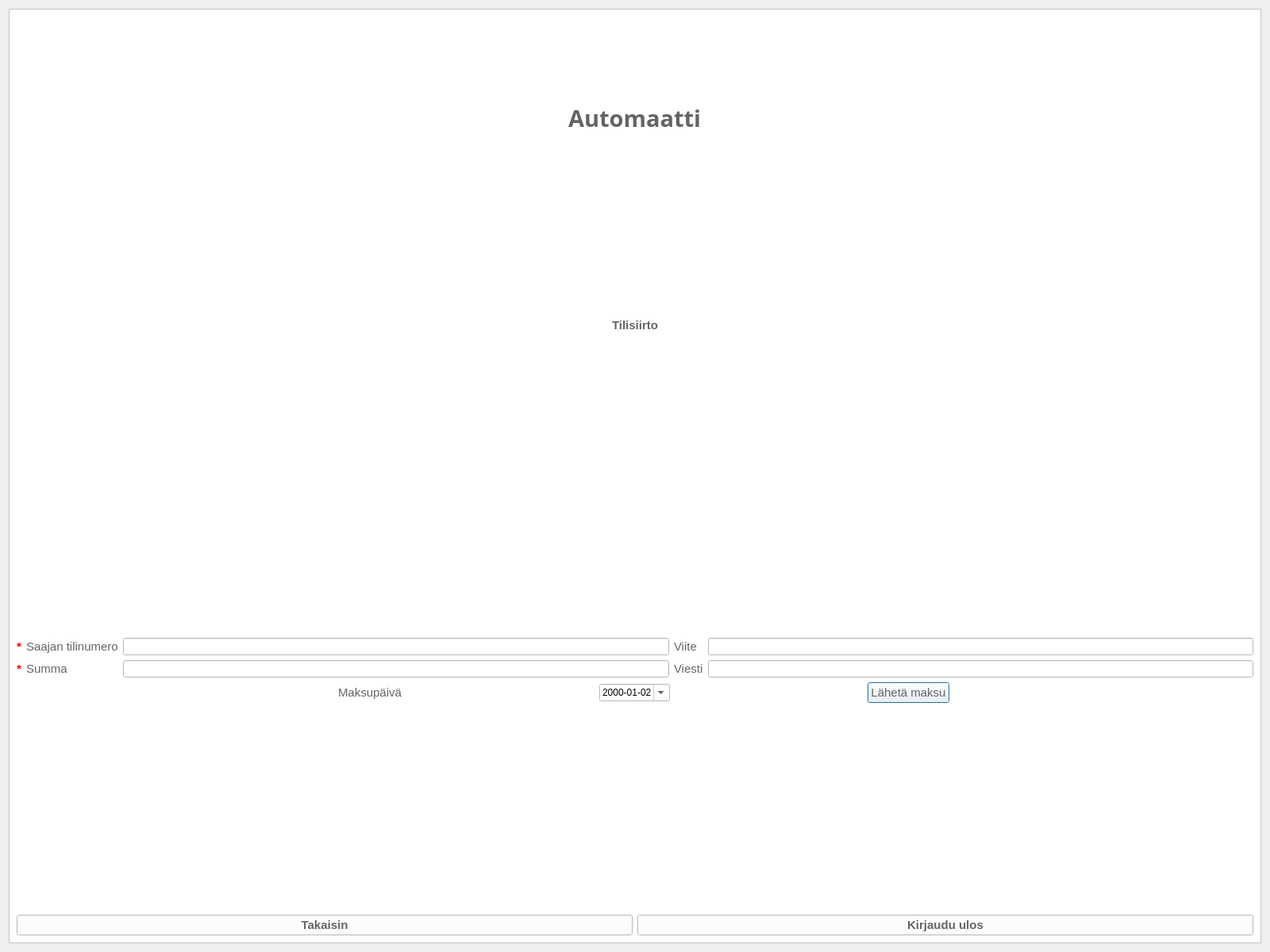
<?xml version="1.0" encoding="UTF-8"?>
<ui version="4.0">
 <class>tilisiirto</class>
 <widget class="QDialog" name="tilisiirto">
  <property name="geometry">
   <rect>
    <x>0</x>
    <y>0</y>
    <width>1600</width>
    <height>1200</height>
   </rect>
  </property>
  <property name="windowTitle">
   <string>Dialog</string>
  </property>
  <layout class="QGridLayout" name="gridLayout_2">
   <item row="0" column="0">
    <widget class="QFrame" name="frame">
     <property name="styleSheet">
      <string notr="true">background-color: rgb(255, 255, 255);</string>
     </property>
     <property name="frameShape">
      <enum>QFrame::StyledPanel</enum>
     </property>
     <property name="frameShadow">
      <enum>QFrame::Raised</enum>
     </property>
     <layout class="QVBoxLayout" name="verticalLayout">
      <item alignment="Qt::AlignHCenter">
       <widget class="QLabel" name="label_2">
        <property name="font">
         <font>
          <family>Arial Black</family>
          <pointsize>22</pointsize>
          <weight>75</weight>
          <bold>true</bold>
         </font>
        </property>
        <property name="styleSheet">
         <string notr="true">color: rgb(100, 100, 100);</string>
        </property>
        <property name="text">
         <string>Automaatti</string>
        </property>
       </widget>
      </item>
      <item alignment="Qt::AlignHCenter">
       <widget class="QLabel" name="label">
        <property name="font">
         <font>
          <family>Arial</family>
          <pointsize>11</pointsize>
          <weight>75</weight>
          <bold>true</bold>
         </font>
        </property>
        <property name="styleSheet">
         <string notr="true">color: rgb(100, 100, 100);</string>
        </property>
        <property name="text">
         <string>Tilisiirto</string>
        </property>
       </widget>
      </item>
      <item alignment="Qt::AlignHCenter|Qt::AlignBottom">
       <widget class="QLabel" name="labelVirhe">
        <property name="enabled">
         <bool>true</bool>
        </property>
        <property name="font">
         <font>
          <family>Arial</family>
          <pointsize>9</pointsize>
          <weight>50</weight>
          <bold>false</bold>
         </font>
        </property>
        <property name="styleSheet">
         <string notr="true">color: rgb(255, 0, 0);</string>
        </property>
        <property name="text">
         <string/>
        </property>
       </widget>
      </item>
      <item>
       <layout class="QGridLayout" name="gridLayout">
        <item row="1" column="3">
         <widget class="QLabel" name="label_6">
          <property name="font">
           <font>
            <family>Arial</family>
            <pointsize>11</pointsize>
           </font>
          </property>
          <property name="styleSheet">
           <string notr="true">color: rgb(100, 100, 100);</string>
          </property>
          <property name="text">
           <string>Viesti</string>
          </property>
         </widget>
        </item>
        <item row="0" column="4">
         <widget class="QLineEdit" name="lineEditViite"/>
        </item>
        <item row="1" column="2">
         <widget class="QLineEdit" name="lineEditSumma"/>
        </item>
        <item row="0" column="1">
         <widget class="QLabel" name="labelTilinumero">
          <property name="font">
           <font>
            <family>Arial</family>
            <pointsize>11</pointsize>
           </font>
          </property>
          <property name="styleSheet">
           <string notr="true">color: rgb(100, 100, 100);</string>
          </property>
          <property name="text">
           <string>Saajan tilinumero</string>
          </property>
         </widget>
        </item>
        <item row="0" column="3">
         <widget class="QLabel" name="label_5">
          <property name="font">
           <font>
            <family>Arial</family>
            <pointsize>11</pointsize>
           </font>
          </property>
          <property name="styleSheet">
           <string notr="true">color: rgb(100, 100, 100);</string>
          </property>
          <property name="text">
           <string>Viite</string>
          </property>
         </widget>
        </item>
        <item row="0" column="2">
         <widget class="QLineEdit" name="lineEditTilinumero"/>
        </item>
        <item row="1" column="1">
         <widget class="QLabel" name="labelSumma">
          <property name="font">
           <font>
            <family>Arial</family>
            <pointsize>11</pointsize>
           </font>
          </property>
          <property name="styleSheet">
           <string notr="true">color: rgb(100, 100, 100);</string>
          </property>
          <property name="text">
           <string>Summa</string>
          </property>
         </widget>
        </item>
        <item row="1" column="4">
         <widget class="QLineEdit" name="lineEditViesti">
          <property name="text">
           <string/>
          </property>
         </widget>
        </item>
        <item row="0" column="0">
         <widget class="QLabel" name="label_3">
          <property name="font">
           <font>
            <family>Arial</family>
            <pointsize>11</pointsize>
            <weight>75</weight>
            <bold>true</bold>
           </font>
          </property>
          <property name="styleSheet">
           <string notr="true">color: rgb(255, 0, 0);</string>
          </property>
          <property name="text">
           <string>*</string>
          </property>
         </widget>
        </item>
        <item row="1" column="0">
         <widget class="QLabel" name="label_4">
          <property name="font">
           <font>
            <family>Arial</family>
            <pointsize>11</pointsize>
            <weight>75</weight>
            <bold>true</bold>
           </font>
          </property>
          <property name="styleSheet">
           <string notr="true">color: rgb(255, 0, 0);</string>
          </property>
          <property name="text">
           <string>*</string>
          </property>
         </widget>
        </item>
       </layout>
      </item>
      <item>
       <layout class="QHBoxLayout" name="horizontalLayout">
        <property name="spacing">
         <number>100</number>
        </property>
        <property name="sizeConstraint">
         <enum>QLayout::SetDefaultConstraint</enum>
        </property>
        <item>
         <spacer name="horizontalSpacer">
          <property name="orientation">
           <enum>Qt::Horizontal</enum>
          </property>
          <property name="sizeType">
           <enum>QSizePolicy::Fixed</enum>
          </property>
          <property name="sizeHint" stdset="0">
           <size>
            <width>100</width>
            <height>20</height>
           </size>
          </property>
         </spacer>
        </item>
        <item alignment="Qt::AlignRight">
         <widget class="QLabel" name="label_7">
          <property name="font">
           <font>
            <family>Arial</family>
            <pointsize>11</pointsize>
           </font>
          </property>
          <property name="styleSheet">
           <string notr="true">color: rgb(100, 100, 100);</string>
          </property>
          <property name="text">
           <string>Maksupäivä</string>
          </property>
         </widget>
        </item>
        <item alignment="Qt::AlignHCenter">
         <widget class="QDateEdit" name="dateEditPaiva">
          <property name="dateTime">
           <datetime>
            <hour>0</hour>
            <minute>0</minute>
            <second>0</second>
            <year>2000</year>
            <month>1</month>
            <day>2</day>
           </datetime>
          </property>
          <property name="displayFormat">
           <string>yyyy-MM-dd</string>
          </property>
          <property name="calendarPopup">
           <bool>true</bool>
          </property>
         </widget>
        </item>
        <item alignment="Qt::AlignLeft">
         <widget class="QPushButton" name="buttonSendValues">
          <property name="font">
           <font>
            <family>Arial</family>
            <pointsize>11</pointsize>
           </font>
          </property>
          <property name="styleSheet">
           <string notr="true">color: rgb(100, 100, 100);</string>
          </property>
          <property name="text">
           <string>Lähetä maksu</string>
          </property>
         </widget>
        </item>
        <item>
         <spacer name="horizontalSpacer_2">
          <property name="orientation">
           <enum>Qt::Horizontal</enum>
          </property>
          <property name="sizeType">
           <enum>QSizePolicy::Fixed</enum>
          </property>
          <property name="sizeHint" stdset="0">
           <size>
            <width>100</width>
            <height>20</height>
           </size>
          </property>
         </spacer>
        </item>
       </layout>
      </item>
      <item alignment="Qt::AlignHCenter">
       <widget class="QLabel" name="labelIlmoitus">
        <property name="font">
         <font>
          <family>Arial</family>
          <pointsize>11</pointsize>
         </font>
        </property>
        <property name="styleSheet">
         <string notr="true">color: rgb(100, 100, 100);</string>
        </property>
        <property name="text">
         <string/>
        </property>
       </widget>
      </item>
      <item>
       <layout class="QHBoxLayout" name="horizontalLayout_2">
        <item>
         <widget class="QPushButton" name="buttonTakaisinTilisiirto">
          <property name="font">
           <font>
            <family>Arial</family>
            <pointsize>11</pointsize>
            <weight>75</weight>
            <bold>true</bold>
           </font>
          </property>
          <property name="styleSheet">
           <string notr="true">color: rgb(100, 100, 100);</string>
          </property>
          <property name="text">
           <string>Takaisin</string>
          </property>
         </widget>
        </item>
        <item>
         <widget class="QPushButton" name="buttonLogoutTilisiirto">
          <property name="font">
           <font>
            <family>Arial</family>
            <pointsize>11</pointsize>
            <weight>75</weight>
            <bold>true</bold>
           </font>
          </property>
          <property name="styleSheet">
           <string notr="true">color: rgb(100, 100, 100);</string>
          </property>
          <property name="text">
           <string>Kirjaudu ulos</string>
          </property>
         </widget>
        </item>
       </layout>
      </item>
     </layout>
    </widget>
   </item>
  </layout>
 </widget>
 <resources/>
 <connections/>
</ui>
